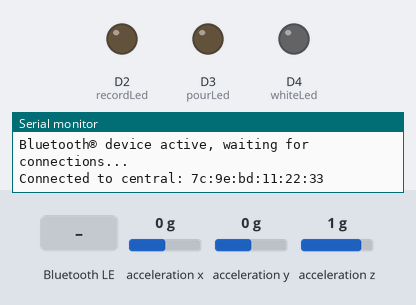
Simulated run of this sketch. Board: Arduino Nano 33 IoT. Shown: output pins drawn as LEDs (lit = HIGH), the last lines printed to the serial monitor. Inputs (shaded band) come from the test bench; at power-on: acceleration x 0 g, acceleration y 0 g, acceleration z 1 g. Nothing arrives over Bluetooth unless stated; a phone connects over Bluetooth LE 3 s after start.

Above: at 4.0 s.
4.1 s: Bluetooth LE write "green" received
At 4.5 s:
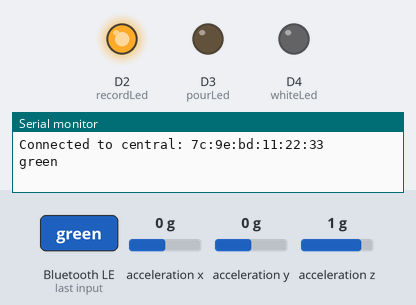
5.7 s: Bluetooth LE write "red" received
At 7.0 s:
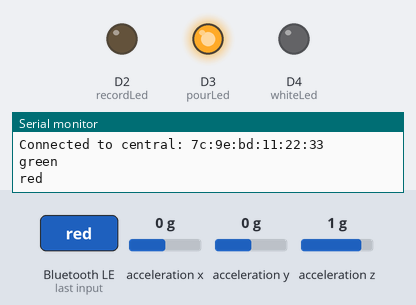
7.3 s: Bluetooth LE write "1" received
At 8.2 s:
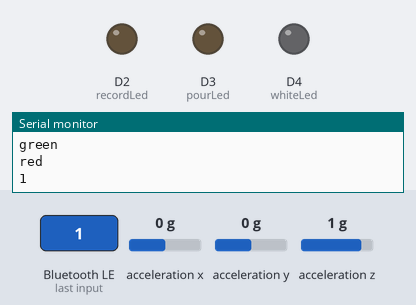
Timing chart, 0 to 10.3 s (numbered marks = the images above; inputs shaded):
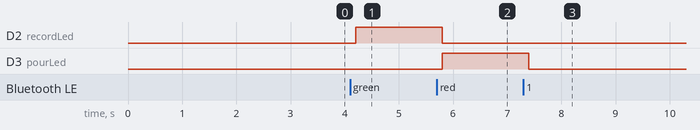

The sketch:

physical.ino
```cpp
#include <ArduinoBLE.h>
#include <Arduino_LSM6DS3.h>
#include <Wire.h>
#include "Adafruit_VL6180X.h"


Adafruit_VL6180X vl = Adafruit_VL6180X();

long previousMillis = 0;
String lastNoti = "";
int recordLed = 2;
int pourLed = 3;
int whiteLed = 4;

BLEService gyroService("e5cfc525-435a-4458-8940-3e4f267d468f");  // create service

// create switch characteristic and allow remote device to read and write
BLEStringCharacteristic gyroCharacteristic("e5cfc525-435a-4458-8940-3e4f267d468f", BLERead | BLENotify, 20);
BLEStringCharacteristic ledCharacteristic("e5cfc525-435a-4458-8940-3e4f267d468f", BLERead | BLEWrite, 20);

void setup() {
  Serial.begin(115200);
  //while (!Serial);
  Serial.println("starting");

  // pinMode(ledPin, OUTPUT); // use the LED as an output
  // pinMode(buttonPin, INPUT); // use button pin as an input
  if (!IMU.begin()) {
    Serial.println("Failed to initialize IMU!");

    while (1)
      ;
  }

  // if (!vl.begin()) {
  //   Serial.println("Failed to find sensor");
  //   while (1)
  //     ;
  // }

  // begin initialization
  if (!BLE.begin()) {
    Serial.println("starting Bluetooth® Low Energy module failed!");

    while (1)
      ;
  }

  // set the pin modes
  pinMode(recordLed, OUTPUT);
  pinMode(pourLed, OUTPUT);
  pinMode(whiteLed, OUTPUT);

  // set the local name peripheral advertises
  BLE.setLocalName("GyroCup");
  // set the UUID for the service this peripheral advertises:
  BLE.setAdvertisedService(gyroService);

  // add the characteristics to the service
  // ledService.addCharacteristic(ledCharacteristic);
  gyroService.addCharacteristic(gyroCharacteristic);
  gyroService.addCharacteristic(ledCharacteristic);

  // add the service
  BLE.addService(gyroService);

  gyroCharacteristic.writeValue("0");
  ledCharacteristic.writeValue("green");

  // buttonCharacteristic.writeValue(0);

  // start advertising
  BLE.advertise();

  Serial.println("Bluetooth® device active, waiting for connections...");
}

void loop() {

  BLEDevice central = BLE.central();

  if (central) {

    Serial.print("Connected to central: ");
    Serial.println(central.address());

    while (central.connected()) {

      long currentMillis = millis();
      if (currentMillis - previousMillis >= 200) {

        previousMillis = currentMillis;
        updateGyroLevel();
        updateLED();
      }
    }
  }
}

void updateGyroLevel() {

  // float lux = vl.readLux(VL6180X_ALS_GAIN_5);

  float x, y, z;
  if (IMU.accelerationAvailable()) {

    IMU.readAcceleration(x, y, z);

    String notification = String(x);
    // + ',' + String(lux);
    if (lastNoti != notification) {

      gyroCharacteristic.writeValue(notification);
      lastNoti = notification;
    }
  }
}

void updateLED() {

  if (ledCharacteristic.written()) {

    String value = ledCharacteristic.value();
    Serial.println(value);
    if (value == "green") {

      digitalWrite(recordLed, HIGH);
      digitalWrite(pourLed, LOW);
      digitalWrite(whiteLed, LOW);

    } else if (value == "red") {

      digitalWrite(recordLed, LOW);
      digitalWrite(pourLed, HIGH);
      digitalWrite(whiteLed, LOW);

    } else {

      digitalWrite(recordLed, LOW);
      digitalWrite(pourLed, LOW);
      digitalWrite(whiteLed, LOW);
    }
  }
}
```

Measured:
- after the input at 4.1 s, D2 (recordLed): LOW → HIGH after 0.10 s
- after the input at 5.7 s, D2 (recordLed): HIGH → LOW after 0.10 s; D3 (pourLed): LOW → HIGH after 0.10 s
- after the input at 7.3 s, D3 (pourLed): HIGH → LOW after 0.10 s
